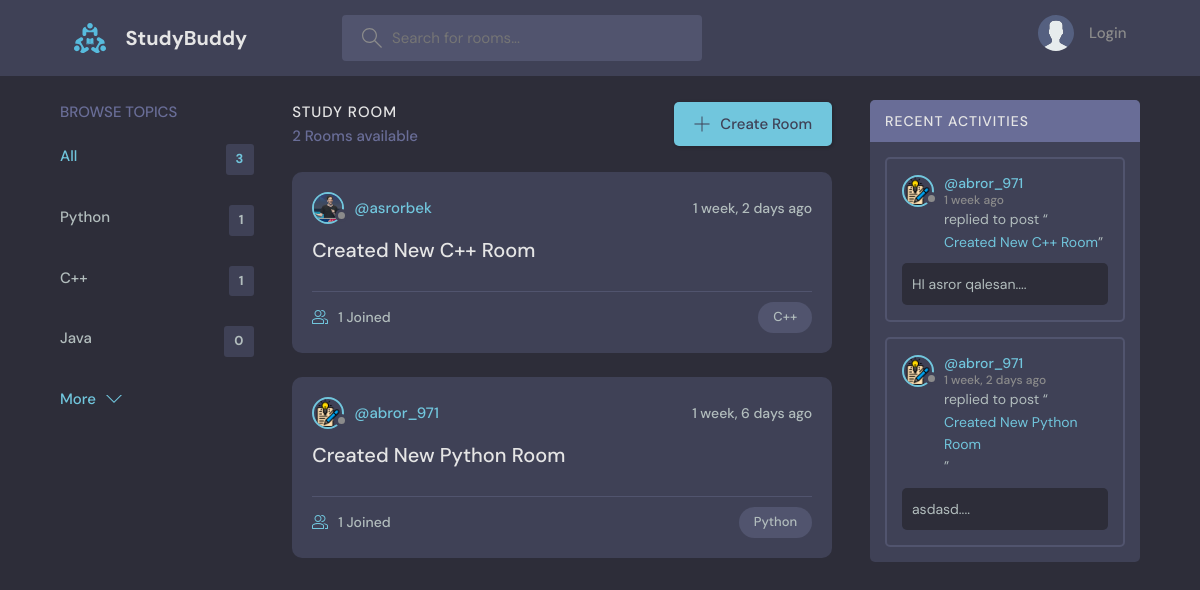
The page / on the database its author committed.
### base/models.py (models this page shows, shortened)
class Topic(models.Model):
  name = models.CharField(max_length=200, default=None)
  class Meta:
    db_table = "Topic"

class Room(models.Model):
  host = models.ForeignKey(User, on_delete=models.CASCADE, default=None)
  topic = models.ForeignKey(Topic, on_delete=models.CASCADE, default=None)
  name = models.CharField(max_length=200, default=None)
  participants = models.ManyToManyField(User, related_name='participants', blank=True)
  description = models.TextField(default=None)
  updated = models.DateTimeField(auto_now=True)
  created = models.DateTimeField(auto_now_add=True)
  class Meta:
    db_table = "Room"
    ordering = ["-created", "-updated"]

class User(AbstractUser):
  name = models.CharField(max_length=200, null=True)
  email = models.EmailField(unique=True, null=True)
  bio = models.TextField(null=True)
  avatar = models.ImageField(null=True, default="avatar.svg")
  USERNAME_FIELD = 'email'
  REQUIRED_FIELDS = []

class Message(models.Model):
  user = models.ForeignKey(User, on_delete=models.CASCADE, default=None)
  room = models.ForeignKey(Room, on_delete=models.CASCADE, default=None)
  body = models.TextField(default=None)
  updated = models.DateTimeField(auto_now=True)
  created = models.DateTimeField(auto_now_add=True)
  class Meta:
    db_table = "Message"
    ordering = ["-created", "-updated"]

### base/views.py (the view)
# urls.py: path("", views.home, name="home"),
def home(request):
  global room_id
  user = User.objects.all()
  q = request.GET.get('q') if request.GET.get('q') != None else ""
  rooms = Room.objects.filter(
    Q(topic__name__icontains=q) |
    Q(description__icontains=q) |
    Q(name__icontains=q) |
    Q(host__username__icontains=q)
  )
  topics = Topic.objects.all()[0:5]
  rooms_count = rooms.count()
  room_messages = Message.objects.filter(Q(room__topic__name__icontains=q))
  return render(request, 'home.html', {
    'rooms': rooms, "topics": topics, "rooms_count": rooms_count, 'room_messages': room_messages
  })

### templates/home.html (shortened to what this page needs)
{% extends 'main.html' %}
{% block content %}
  <main class="layout layout--3">
    <div class="container">
      {% include 'topics_component.html' %}
      <div class="roomList">
        <div class="roomList__header">
          <div>
            <h2>Study Room</h2>
            <p>{{ rooms_count }} Rooms available</p>
          </div>
          <a class="btn btn--main" href="{% url 'create-room' %}">
            <svg version="1.1" xmlns="http://www.w3.org/2000/svg" width="32" height="32" viewBox="0 0 32 32">
              <title>add</title>
              <path
                d="M16.943 0.943h-1.885v14.115h-14.115v1.885h14.115v14.115h1.885v-14.115h14.115v-1.885h-14.115v-14.115z"
              ></path>
            </svg>
            Create Room
          </a>
        </div>
        {% include 'feed_component.html' %}
      </div>
      {% include 'activity_component.html' %}
    </div>
  </main>
{% endblock %}

### templates/topics_component.html
<div class="topics">
  <div class="topics__header">
    <h2>Browse Topics</h2>
  </div>
  <ul class="topics__list">
    <li>
      <a href="{% url 'home' %}" class="active">All <span>{{ topics.count }}</span></a>
    </li>
    {% for topic in topics %}
      <li>
        <a href="{% url 'home' %}?q={{ topic.name }}">{{ topic.name }}<span>{{ topic.room_set.all.count }}</span></a>
      </li>
    {% endfor %}
  </ul>
  <a class="btn btn--link" href="{% url 'topics' %}">
    More
    <svg version="1.1" xmlns="http://www.w3.org/2000/svg" width="32" height="32" viewBox="0 0 32 32">
      <title>chevron-down</title>
      <path d="M16 21l-13-13h-3l16 16 16-16h-3l-13 13z"></path>
    </svg>
  </a>
</div>

### templates/feed_component.html (shortened to what this page needs)
{% for room in rooms %}
  <div class="roomListRoom">
    <div class="roomListRoom__header">
      <a href="{% url 'user-profile' room.host.id %}" class="roomListRoom__author">
        <div class="avatar avatar--small">
          <img src="/static/images/{{ room.host.avatar.url }}"/>
        </div>
        <span>@{{ room.host.username }}</span>
      </a>
      <div class="roomListRoom__actions">
        <span>{{ room.created | timesince }} ago</span>
      </div>
    </div>
    <div class="roomListRoom__content">
      <a href="{% url 'room' room.id %}">{{ room.name }}</a>
    </div>
    <div class="roomListRoom__meta">
      <a href="{% url 'room' room.id %}" class="roomListRoom__joined">
        {{ room.participants.all.count }} Joined
      </a>
      <p class="roomListRoom__topic">{{ room.topic.name }}</p>
    </div>
  </div>
{% endfor %}

### templates/activity_component.html (shortened to what this page needs)
<div class="activities">
  <div class="activities__header">
    <h2>Recent Activities</h2>
  </div>
  {% for message in room_messages %}
  <div class="activities__box">
    <div class="activities__boxHeader roomListRoom__header">
      <a href="{% url 'user-profile' message.user.id %}" class="roomListRoom__author">
        <div class="avatar avatar--small">
          <img src="/static/images/{{ message.user.avatar.url }}"/>
        </div>
        <p>
          @{{ message.user.username }}
          <span>{{ message.created| timesince}} ago</span>
        </p>
      </a>
    </div>
    <div class="activities__boxContent">
      <p>replied to post “<a href="{% url 'room' message.room.id %}">{{ message.room.name }}</a>”</p>
      <div class="activities__boxRoomContent">
        {{ message.body}}....
      </div>
    </div>
  </div>
  {% endfor %}
</div>

### rows shown on the page
Topic: name "Python", room_set.all.count "1"
Topic: name "C++", room_set.all.count "1"
Topic: name "Java", room_set.all.count "0"
Room: host.avatar (picture), host.username "asrorbek", created "1 week, 2 days", name "Created New C++ Room", participants.all.count "1", topic.name "C++"
Room: host.avatar (picture), host.username "abror_971", created "1 week, 6 days", name "Created New Python Room", participants.all.count "1", topic.name "Python"
Message: user.avatar (picture), user.username "abror_971", created "1 week", room.name "Created New C++ Room", body "HI asror qalesan"
Message: user.avatar (picture), user.username "abror_971", created "1 week, 2 days", room.name "Created New Python Room", body "asdasd"

### other values the page prints
{{ topics.count }} "3"
{{ rooms_count }} "2"
